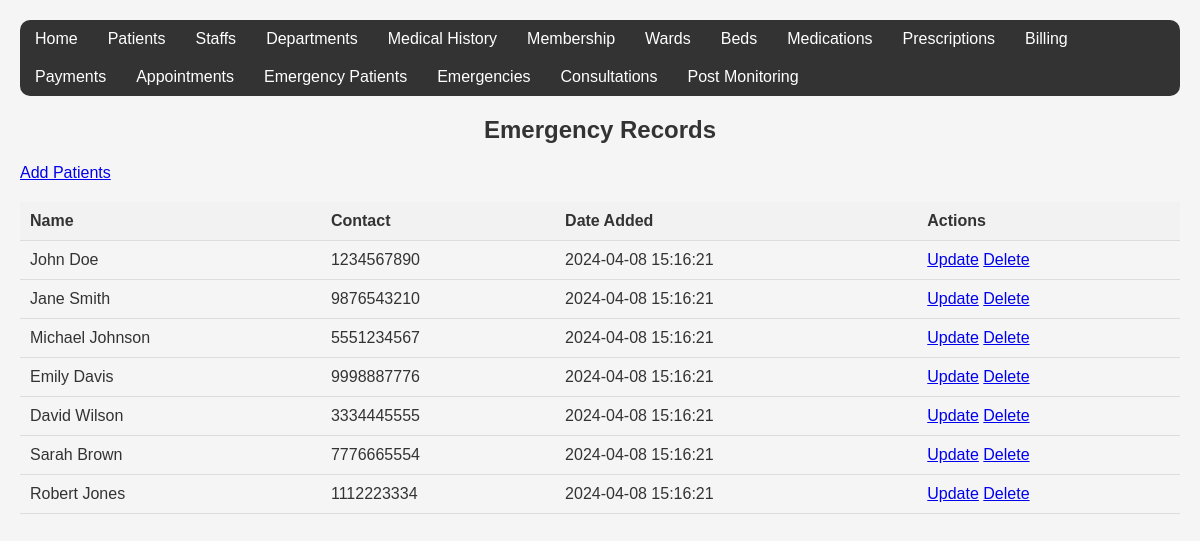
/emergency_patients/table.php, run on the app's committed database.
### tables this page shows
Create table Emergency_patients(
empatient_id int auto_increment primary key,
empatient_name varchar (250),
contact varchar(20),
datetime_added datetime
);

### emergency_patients/table.php (the view, shortened to what this page needs)
<!DOCTYPE html>
<html lang="en">
<head>
</head>
<body>
<div class="container">
    <div class="custom-navbar">
        <?php
        $pages = array(
            "Home" => "../layout/admin_dashboard.php",
            "Patients" => "../patients/table.php",
            "Staffs" => "../staff_members/table.php",
            "Departments" => "../department/table.php",
            "Medical History" => "../medical_history/table.php",
            "Membership" => "../patient membership/table.php",
            "Wards" => "../ward/table.php",
            "Beds" => "../beds/table.php",
            "Medications" => "../medications/table.php",
            "Prescriptions" => "../prescriptions/table.php",
            "Billing" => "../billings/table.php",
            "Payments" => "../payment/table.php",
            "Appointments" => "../Appointments/table.php",
            "Emergency Patients" => "../emergency_patients/table.php",
            "Emergencies" => "../Emergencies/table.php",
            "Consultations" => "../consultations/table.php",
            "Post Monitoring" => "../post_service_monitoring/table.php"
        );
        foreach ($pages as $pageTitle => $pageURL) {
            echo "<a href='$pageURL'>$pageTitle</a>";
        }
        ?>
    </div>
</div>
</body>
</html>
<!DOCTYPE html>
<html>
<head>
</head>
<body>
    <div class="container">
        <h2>Emergency Records</h2>
        <a href="form.php">Add Patients</a>
        <table>
            <tr>
                <th>Name</th>
                <th>Contact</th>
                <th>Date Added</th>
                <th>Actions</th>
            </tr>
            <?php
            $servername = "localhost";
            $username = "root";
            $password = "norah#@$&";
            $database = "Jamii1_hospital";
            $conn = new mysqli($servername, $username, $password, $database);
            $sql = "SELECT * FROM Emergency_patients";
            $result = $conn->query($sql);
            if ($result->num_rows > 0) {
                while ($row = $result->fetch_assoc()) {
                    ?>
                    <tr>
                        <td><?php echo $row["empatient_name"]; ?></td>
                        <td><?php echo $row["contact"]; ?></td>
                        <td><?php echo $row["datetime_added"]; ?></td>
                        <td>
                            <a href="update.php?empatient_id=<?php echo $row["empatient_id"]; ?>">Update</a>
                            <a href="delete.php?empatient_id=<?php echo $row["empatient_id"]; ?>" onclick="return confirm('Are you sure you want to delete this record?')">Delete</a>
                        </td>
                    </tr>
                    <?php
                }
            } else {
                ?>
                <tr>
                    <td colspan="4">No records found.</td>
                </tr>
                <?php
            }
            ?>
        </table>
    </div>
</body>
</html>

### emergency_patients/table.php (style rules this page uses)
body, h1, p { margin: 0; padding: 0; }
.custom-navbar { background-color: #333; border-radius: 10px; margin-bottom: 20px; overflow: hidden; }
.custom-navbar a { float: left; display: block; color: white; text-align: center; padding: 10px 15px; text-decoration: none; transition: background-color 0.3s ease; }
body { font-family: Arial, sans-serif; background-color: #f5f5f5; margin: 0; padding: 20px; }
h2 { text-align: center; color: #333; }
table { width: 100%; border-collapse: collapse; margin-top: 20px; }
th, td { padding: 10px; text-align: left; border-bottom: 1px solid #ddd; color: #333; }
th { background-color: #f2f2f2; }

### data on the page
emergency_patients: empatient_name "John Doe", contact "1234567890", datetime_added "2024-04-08 15:16:21"
emergency_patients: empatient_name "Jane Smith", contact "9876543210", datetime_added "2024-04-08 15:16:21"
emergency_patients: empatient_name "Michael Johnson", contact "5551234567", datetime_added "2024-04-08 15:16:21"
emergency_patients: empatient_name "Emily Davis", contact "9998887776", datetime_added "2024-04-08 15:16:21"
emergency_patients: empatient_name "David Wilson", contact "3334445555", datetime_added "2024-04-08 15:16:21"
emergency_patients: empatient_name "Sarah Brown", contact "7776665554", datetime_added "2024-04-08 15:16:21"
emergency_patients: empatient_name "Robert Jones", contact "1112223334", datetime_added "2024-04-08 15:16:21"

### other printed values
$pageTitle "Home"
$pageTitle "Patients"
$pageTitle "Staffs"
$pageTitle "Departments"
$pageTitle "Medical History"
$pageTitle "Membership"
$pageTitle "Wards"
$pageTitle "Beds"
$pageTitle "Medications"
$pageTitle "Prescriptions"
$pageTitle "Billing"
$pageTitle "Payments"
$pageTitle "Appointments"
$pageTitle "Emergency Patients"
$pageTitle "Emergencies"
